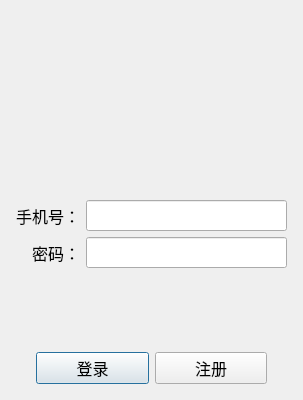
<?xml version="1.0" encoding="UTF-8"?>
<ui version="4.0">
 <class>LoginDialog</class>
 <widget class="QDialog" name="LoginDialog">
  <property name="geometry">
   <rect>
    <x>0</x>
    <y>0</y>
    <width>303</width>
    <height>400</height>
   </rect>
  </property>
  <property name="minimumSize">
   <size>
    <width>200</width>
    <height>400</height>
   </size>
  </property>
  <property name="maximumSize">
   <size>
    <width>303</width>
    <height>400</height>
   </size>
  </property>
  <property name="font">
   <font>
    <family>微软雅黑</family>
    <pointsize>12</pointsize>
   </font>
  </property>
  <property name="windowTitle">
   <string>Dialog</string>
  </property>
  <layout class="QVBoxLayout" name="verticalLayout_2">
   <item>
    <layout class="QVBoxLayout" name="verticalLayout_1">
     <property name="leftMargin">
      <number>5</number>
     </property>
     <property name="topMargin">
      <number>5</number>
     </property>
     <property name="rightMargin">
      <number>5</number>
     </property>
     <property name="bottomMargin">
      <number>5</number>
     </property>
     <item>
      <layout class="QGridLayout" name="gridLayout">
       <item row="0" column="0">
        <widget class="QLabel" name="label_3">
         <property name="minimumSize">
          <size>
           <width>100</width>
           <height>100</height>
          </size>
         </property>
         <property name="maximumSize">
          <size>
           <width>100</width>
           <height>100</height>
          </size>
         </property>
         <property name="text">
          <string/>
         </property>
         <property name="pixmap">
          <pixmap resource="resource.qrc">:/image/cat.jpg</pixmap>
         </property>
         <property name="scaledContents">
          <bool>true</bool>
         </property>
         <property name="alignment">
          <set>Qt::AlignCenter</set>
         </property>
        </widget>
       </item>
      </layout>
     </item>
     <item>
      <layout class="QFormLayout" name="formLayout">
       <property name="labelAlignment">
        <set>Qt::AlignRight|Qt::AlignTrailing|Qt::AlignVCenter</set>
       </property>
       <property name="formAlignment">
        <set>Qt::AlignLeading|Qt::AlignLeft|Qt::AlignVCenter</set>
       </property>
       <item row="0" column="0">
        <widget class="QLabel" name="label">
         <property name="text">
          <string>手机号：</string>
         </property>
        </widget>
       </item>
       <item row="0" column="1">
        <widget class="QLineEdit" name="text_phone">
         <property name="styleSheet">
          <string notr="true"/>
         </property>
        </widget>
       </item>
       <item row="1" column="0">
        <widget class="QLabel" name="label_2">
         <property name="text">
          <string>密码：</string>
         </property>
        </widget>
       </item>
       <item row="1" column="1">
        <widget class="QLineEdit" name="text_password"/>
       </item>
      </layout>
     </item>
     <item>
      <layout class="QHBoxLayout" name="horizontalLayout">
       <property name="leftMargin">
        <number>20</number>
       </property>
       <property name="rightMargin">
        <number>20</number>
       </property>
       <item>
        <widget class="QPushButton" name="btn_login">
         <property name="text">
          <string>登录</string>
         </property>
        </widget>
       </item>
       <item>
        <widget class="QPushButton" name="btn_register">
         <property name="text">
          <string>注册</string>
         </property>
        </widget>
       </item>
      </layout>
     </item>
    </layout>
   </item>
  </layout>
 </widget>
 <resources>
  <include location="resource.qrc"/>
 </resources>
 <connections/>
</ui>
